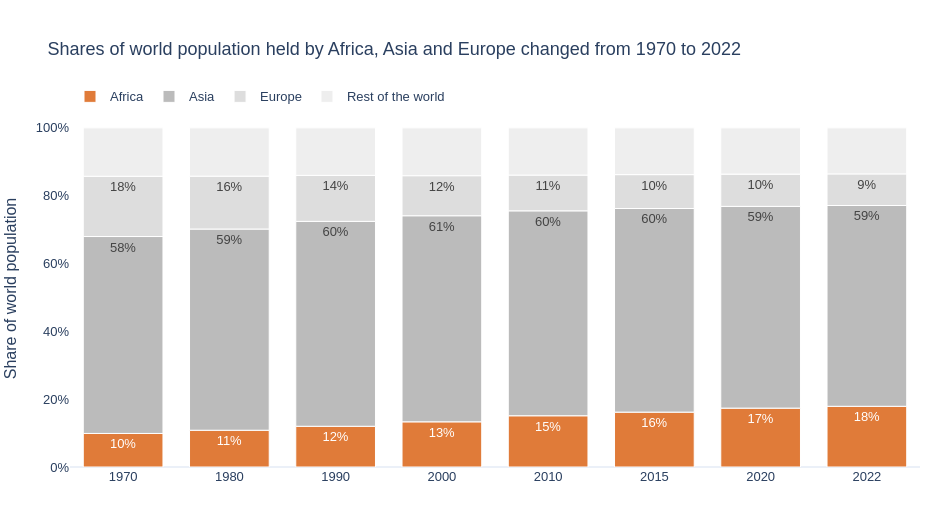

Notebook cell for this chart:
### Markdown cell above
**Chart choice & justification:** *Which chart did you choose, and why? Justify design choices.

*YOUR ANSWER HERE*

### Code cell
# Q7
df_long['Region'] = df_long['Continent'].where(df_long['Continent'].isin(['Africa', 'Asia', 'Europe']), 'Rest of the world')
share = df_long.groupby(['Year', 'Region'], as_index=False)['Population'].sum()
share['Share'] = share['Population'] / share.groupby('Year')['Population'].transform('sum')   


share['Label'] = np.where(share['Region'].isin(['Africa', 'Asia', 'Europe']), share['Share'].map('{:.0%}'.format), '')

order = ['Africa', 'Asia', 'Europe', 'Rest of the world']      # Africa on the baseline
colors = {'Africa': '#E07B39', 'Asia': '#BBBBBB', 'Europe': '#DDDDDD', 'Rest of the world': '#EEEEEE'}

fig = px.bar(share, x='Year', y='Share', color='Region', text='Label', color_discrete_map=colors,
             category_orders={'Region': order}, labels={'Share': 'Share of world population', 'Year': ''},
             title="Shares of world population held by Africa, Asia and Europe changed from 1970 to 2022",
             template='plotly_white', height=520, width=950)

fig.update_traces(textposition='inside', textfont=dict(color='white', size=13),
                  marker_line_color='white', marker_line_width=1)
fig.update_traces(textfont=dict(color='#444444', size=13), selector=dict(name='Asia'))
fig.update_traces(textfont=dict(color='#444444', size=13), selector=dict(name='Europe'))
fig.update_layout(font=dict(family='Arial', size=13), legend=dict(orientation='h', x=0, y=1.08, title=''),
                  xaxis=dict(type='category'), yaxis=dict(tickformat='.0%', showgrid=False),
                  margin=dict(l=10, r=30, t=110, b=40), bargap=0.25)
fig.show()

### Figure 1 — Plotly figure (JSON) as saved in the notebook; plotly's stock layout.template omitted (floating-point values rounded to 4 significant figures)
{"data": [{"hovertemplate": "Region=Africa<br>=%{x}<br>Share of world population=%{y}<br>Label=%{text}<extra></extra>", "legendgroup": "Africa", "marker": {"color": "#E07B39", "line": {"color": "white", "width": 1}, "pattern": {"shape": ""}}, "name": "Africa", "orientation": "v", "showlegend": true, "text": ["10%", "11%", "12%", "13%", "15%", "16%", "17%", "18%"], "textfont": {"color": "white", "size": 13}, "textposition": "inside", "type": "bar", "x": [1970, 1980, 1990, 2000, 2010, 2015, 2020, 2022], "xaxis": "x", "y": [0.09893, 0.1084, 0.1201, 0.1332, 0.1511, 0.1618, 0.1736, 0.1789], "yaxis": "y"}, {"hovertemplate": "Region=Asia<br>=%{x}<br>Share of world population=%{y}<br>Label=%{text}<extra></extra>", "legendgroup": "Asia", "marker": {"color": "#BBBBBB", "line": {"color": "white", "width": 1}, "pattern": {"shape": ""}}, "name": "Asia", "orientation": "v", "showlegend": true, "text": ["58%", "59%", "60%", "61%", "60%", "60%", "59%", "59%"], "textfont": {"color": "#444444", "size": 13}, "textposition": "inside", "type": "bar", "x": [1970, 1980, 1990, 2000, 2010, 2015, 2020, 2022], "xaxis": "x", "y": [0.5806, 0.5932, 0.6041, 0.6076, 0.6043, 0.6005, 0.5948, 0.5921], "yaxis": "y"}, {"hovertemplate": "Region=Europe<br>=%{x}<br>Share of world population=%{y}<br>Label=%{text}<extra></extra>", "legendgroup": "Europe", "marker": {"color": "#DDDDDD", "line": {"color": "white", "width": 1}, "pattern": {"shape": ""}}, "name": "Europe", "orientation": "v", "showlegend": true, "text": ["18%", "16%", "14%", "12%", "11%", "10%", "10%", "9%"], "textfont": {"color": "#444444", "size": 13}, "textposition": "inside", "type": "bar", "x": [1970, 1980, 1990, 2000, 2010, 2015, 2020, 2022], "xaxis": "x", "y": [0.1776, 0.1559, 0.1355, 0.1181, 0.1053, 0.09987, 0.09514, 0.0932], "yaxis": "y"}, {"hovertemplate": "Region=Rest of the world<br>=%{x}<br>Share of world population=%{y}<br>Label=%{text}<extra></extra>", "legendgroup": "Rest of the world", "marker": {"color": "#EEEEEE", "line": {"color": "white", "width": 1}, "pattern": {"shape": ""}}, "name": "Rest of the world", "orientation": "v", "showlegend": true, "text": ["", "", "", "", "", "", "", ""], "textfont": {"color": "white", "size": 13}, "textposition": "inside", "type": "bar", "x": [1970, 1980, 1990, 2000, 2010, 2015, 2020, 2022], "xaxis": "x", "y": [0.1429, 0.1425, 0.1402, 0.141, 0.1393, 0.1379, 0.1365, 0.1357], "yaxis": "y"}], "layout": {"bargap": 0.25, "barmode": "relative", "font": {"family": "Arial", "size": 13}, "height": 520, "legend": {"orientation": "h", "title": {"text": ""}, "tracegroupgap": 0, "x": 0, "y": 1.08}, "margin": {"b": 40, "l": 10, "r": 30, "t": 110}, "title": {"text": "Shares of world population held by Africa, Asia and Europe changed from 1970 to 2022"}, "width": 950, "xaxis": {"anchor": "y", "domain": [0, 1], "title": {"text": ""}, "type": "category"}, "yaxis": {"anchor": "x", "domain": [0, 1], "showgrid": false, "tickformat": ".0%", "title": {"text": "Share of world population"}}}}
